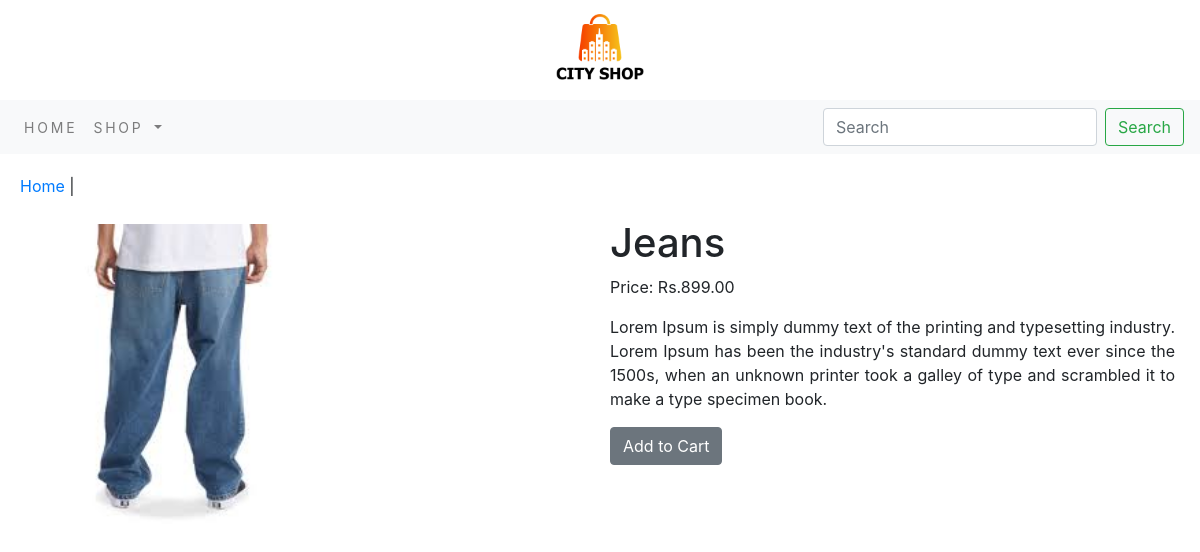
Page /shop/product/2/ on the committed database.
### shop/models.py (models this page shows, shortened)
class Product(models.Model):
    name = models.CharField(max_length=250, unique=True)
    slug = models.SlugField(max_length=250, unique=True)
    description = models.TextField(blank=True)
    price = models.DecimalField(max_digits=10, decimal_places=2)
    image = models.ImageField(upload_to='product')
    category = models.ForeignKey(Category, on_delete=models.CASCADE)
    stock = models.IntegerField(blank=True)
    available = models.BooleanField(default=True)  # Set default value
    created = models.DateTimeField(auto_now_add=True)
    updated = models.DateTimeField(auto_now=True)
    class Meta:
        ordering = ('name',)
        verbose_name = 'product'
        verbose_name_plural = 'products'

### shop/views.py (the view)
# urls.py: path('product/<int:product_id>/', views.product_detail, name='product_detail'),
def product_detail(request, product_id):
    product = get_object_or_404(Product, id=product_id)
    context = {'product': product}
    return render(request, 'product.html', context)

### cart/context_processors.py (called while the page is built)
def counter(request):
    item_count = 0
    if 'admin' in request.path:
        return {}
    else:
        try:
            cart = Cart.objects.filter(cart_id=_cart_id(request))
            cart_items = CartItem.objects.all().filter(cart=cart[:1])
            for cart_item in cart_items:
                item_count += cart_item.quantity
        except Cart.ObjectDoesNotExist:
            item_count = 0
    return dict(item_count=item_count)

### cart/views.py (called while the page is built)
def _cart_id(request):
    cart = request.session.session_key
    if not cart:
        cart = request.session.create()
    return cart

### shop/context_processors.py (called while the page is built)
def menu_link(request):
    link = Category.objects.all()
    return dict(links=link)

### shop/models.py (called while the page is built)
    def get_url(self):
        return reverse('shop:products_by_category', args=[self.slug])

### template/product.html (shortened to what this page needs)
{% extends 'base.html' %}
{% load static %}
{% block content %}
<div style="padding: 20px;">
    <p><a href="{% url 'shop:allProdCat' %}">Home</a> | <a href="{% url 'shop:product_detail' product.id %}">{{ category.name }}</a></p>
    <div style="display: flex; justify-content: center;">
        <div style="flex: 4; padding: 10px;">
            <img src="{{ product.image.url }}" alt="{{ product.name }}" style="width:300px; height:300px;">
        </div>
        <div style="flex: 4; padding: 5px;">
            <h1>{{ product.name }}</h1>
            <p>Price: Rs.{{ product.price }}</p>
            <p style="text-align: justify;">{{ product.description }}</p>
            {% if product.stock == 0 %}
                <p style="text-align: center;"><b>Out of Stock</b></p>
            {% else %}
                <a href="{% url 'cart:add_cart' product.id %}" class="btn btn-secondary">Add to Cart</a>
            {% endif %}
        </div>
    </div>
</div>
{% endblock %}

### rows in the picture
Product: image (picture), name "Jeans", price "899.00", description "Lorem Ipsum is simply dummy text of the printing and typesetting industry. Lorem Ipsum has been the industry's standard dummy text ever since the 1500s, when an unknown printer took a galley of type and scrambled it to make a type specimen book."
